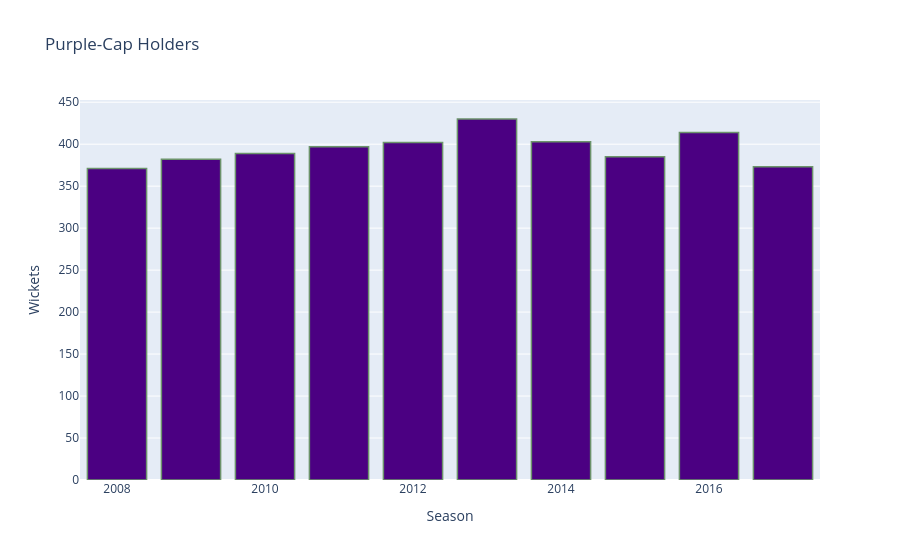

Here is the notebook cell this chart was saved with:
### Code cell
trace1 = go.Bar(
    x = purple['season'].values,
    y = purple['count_wickets'].values,
    name = 'Total Wickets',
    marker = dict(
        color = 'rgb(75, 0, 130)',
        line = dict(
            color = 'rgb(108, 147, 107)',
            width = 1.5
        )
    ),
    opacity = 1
)

layout = go.Layout(
    title = 'Purple-Cap Holders',
    xaxis = dict(title = 'Season'),
    yaxis = dict(title = 'Wickets')
)

data = [trace1]

fig = go.Figure(data = data, layout = layout)

py.iplot(fig, filename = 'stacked-bar')

### Figure 1 — Plotly figure (JSON) as saved in the notebook; plotly's stock layout.template omitted (floating-point values rounded to 4 significant figures)
{"data": [{"marker": {"color": "rgb(75, 0, 130)", "line": {"color": "rgb(108, 147, 107)", "width": 1.5}}, "name": "Total Wickets", "opacity": 1, "type": "bar", "x": [2008, 2009, 2010, 2011, 2012, 2013, 2014, 2015, 2016, 2017], "y": [371, 382, 389, 397, 402, 430, 403, 385, 414, 373]}], "layout": {"title": {"text": "Purple-Cap Holders"}, "xaxis": {"title": {"text": "Season"}}, "yaxis": {"title": {"text": "Wickets"}}}}
